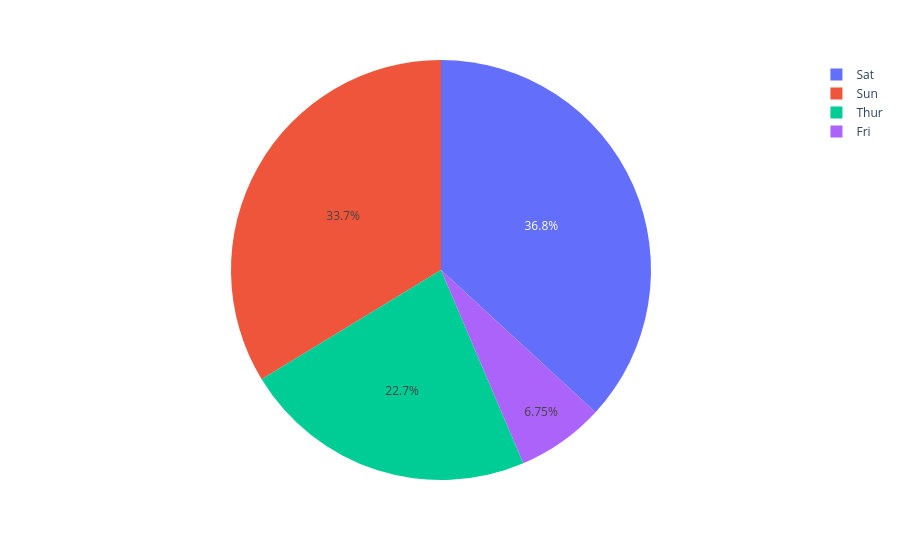

The notebook cell saved with this chart:
### Code cell
px.pie(df,labels='day',values='total_bill',names='day')

### Figure 1 — Plotly figure (JSON) as saved in the notebook; plotly's stock layout.template omitted (floating-point values rounded to 4 significant figures; data arrays with more than 128 entries replaced by an {"elided": "..."} marker saying what was removed)
{"data": [{"domain": {"x": [0, 1], "y": [0, 1]}, "hovertemplate": "day=%{label}<br>total_bill=%{value}<extra></extra>", "labels": {"elided": "244 str values"}, "legendgroup": "", "name": "", "showlegend": true, "type": "pie", "values": {"elided": "244 float values"}}], "layout": {"autosize": true, "legend": {"tracegroupgap": 0}, "margin": {"t": 60}}}
